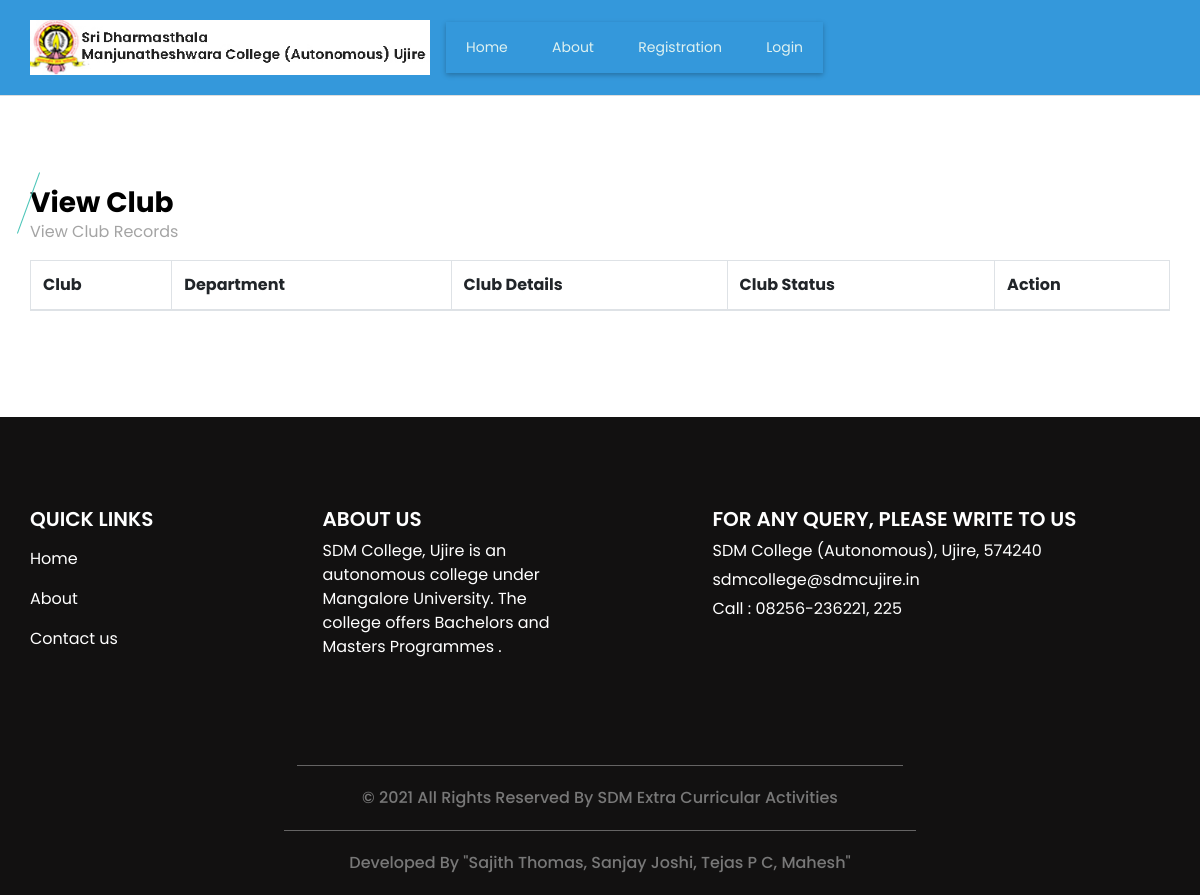
The app's page /viewclub.php, older data.
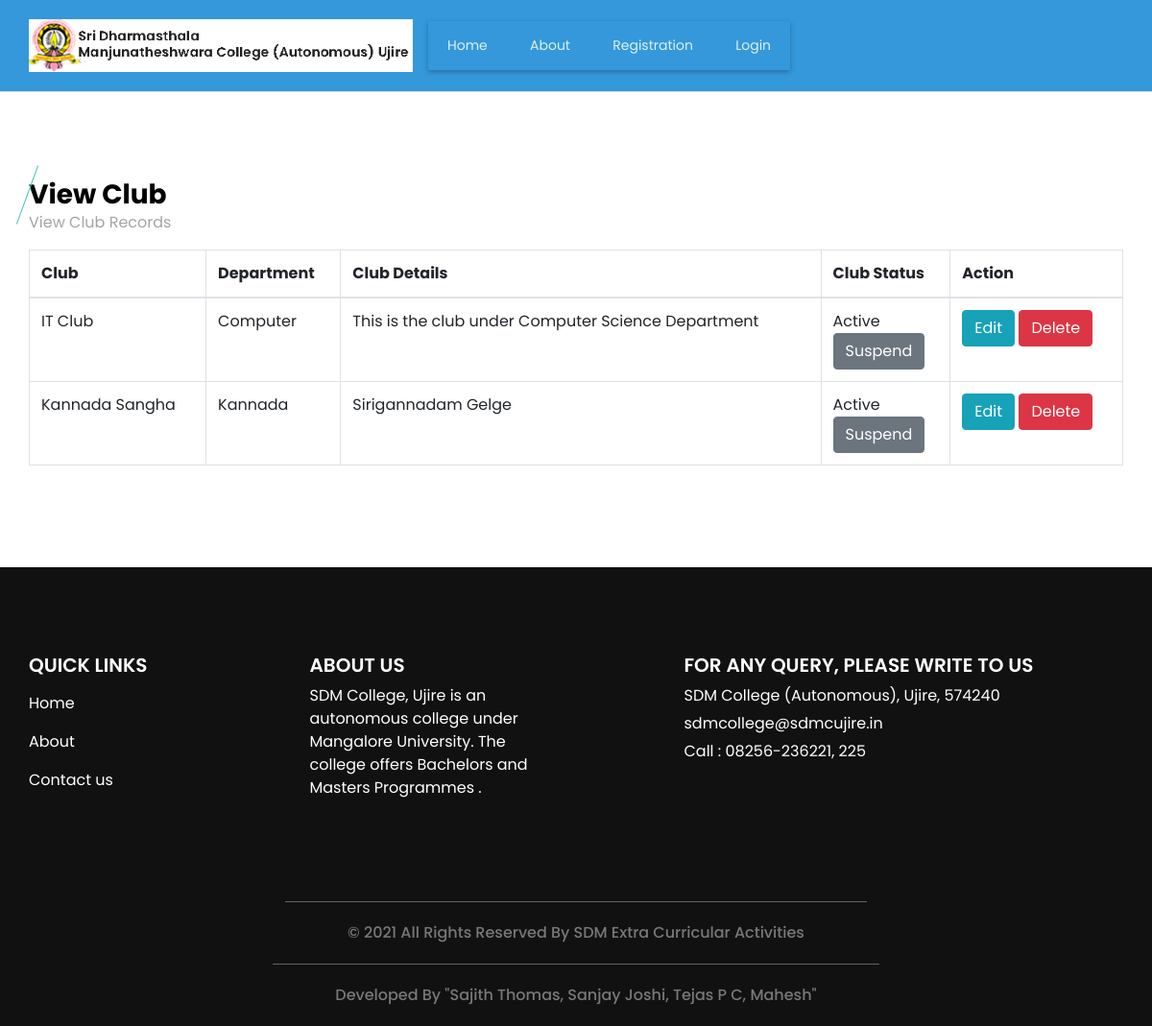
The same page, newer data.
### tables this page shows
CREATE TABLE `club` (
  `club_id` int(11) NOT NULL,
  `department_id` int(11) NOT NULL,
  `club` varchar(30) NOT NULL,
  `club_details` text NOT NULL,
  `club_status` varchar(10) NOT NULL
);

CREATE TABLE `department` (
  `department_id` int(11) NOT NULL,
  `department` varchar(25) NOT NULL,
  `department_detail` text NOT NULL,
  `department_status` varchar(10) NOT NULL
);

### viewclub.php (the view, shortened to what this page needs)
<?php
include("header.php");
?>
  <section class="event_section layout_padding">
    <div class="container">
      <div class="heading_container">
        <h3>
          View Club
        </h3>
        <p>
          View Club Records
        </p>
      </div>
      <div class="event_container">
        <div class="">
<form method="post" action="" name="frmdept" id="frmdept" >
<table id="datatableplugin" class="table table-bordered">
	<thead>
		<tr>
			<th>Club</th>
			<th>Department</th>
			<th>Club Details</th>
			<th>Club Status</th>
			<th>Action</th>
		</tr>
	</thead>
	<tbody>
	<?php
			$sqlview = "SELECT club.*,department.department FROM club LEFT JOIN department ON department.department_id=club.department_id";
			$qsqlview = mysqli_query($con,$sqlview);
			while($rsview = mysqli_fetch_array($qsqlview))
			{
				echo "<tr>
					<td>$rsview[club]</td>
					<td>$rsview[department]</td>
					<td>$rsview[club_details]
					<td>$rsview[club_status]<br>";
					if($rsview['club_status'] == "Active")
					{
					echo "<a href='viewclub.php?st=Suspended&acid=$rsview[club_id]' class='btn btn-secondary' onclick='return confirmst()' >Suspend</a>";
					}
					else
					{
					echo "<a href='viewclub.php?st=Active&acid=$rsview[club_id]' class='btn btn-primary' onclick='return confirmst()'  >Approve</a>";
					}
					echo "</td><td>
					<a href='addclub.php?editid=$rsview[club_id]' class='btn btn-info'>Edit</a>
					<a href='viewclub.php?delid=$rsview[club_id]' class='btn btn-danger' onclick='return confirmdel()' >Delete</a>
				</tr>";
			}
			?>
	</tbody>
</table>
</form>
        </div>
      </div>
    </div>
  </section>
<?php
include("footer.php");
?>

Row changes from the older to the newer data that the page shows:
added club: club "IT Club", department.department "Computer", club_details "This is the club under Computer Science Department", club_status "Active"
added club: club "Kannada Sangha", department.department "Kannada", club_details "Sirigannadam Gelge", club_status "Active"
